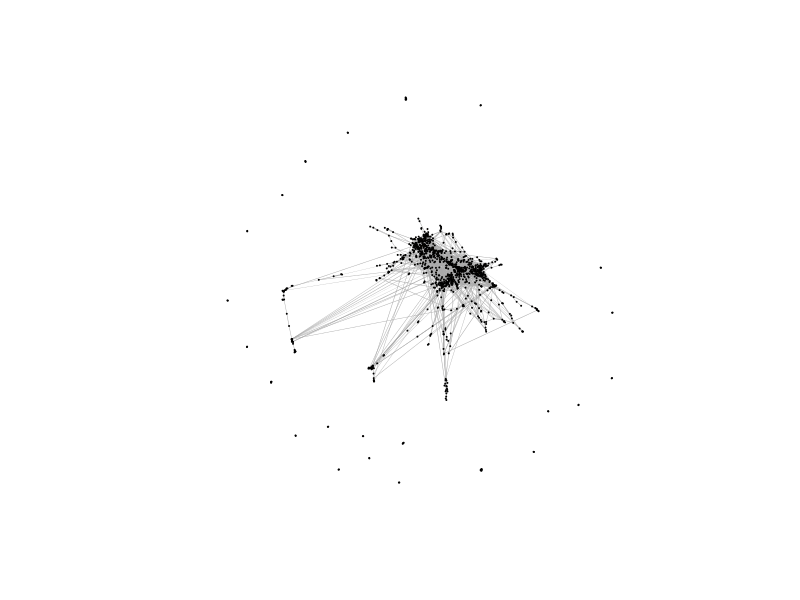

Source code (R): (Note: this script raises an error after producing the figure.)
## ---- chunk 1
library(knitr)
library(igraph)
opts_chunk$set(fig.path = "figs/")

# read data
d <- read.csv("edges.csv")
g <- graph.data.frame(d, directed = FALSE)
g <- simplify(g)
b <- read.csv("birthdates.csv")
V(g)$birthdate = as.character(b$birthdate[match(V(g)$name, b$ident)])
l <- read.csv("labels.csv")
V(g)$name = as.character(l$name[match(V(g)$name, l$ident)])
V(g)$label.cex <- 0.5

# define group membership
movement <- c("Larkin, Philip", "Wain, John", "Jennings, Elizabeth", "Davie, Donald", "Enright, D. J.", "Gunn, Thom(son) William", "Holloway, John", "Conquest, (George) Robert (Ackworth)", "Amis, Kingsley")
new_york_school <- c("O'Hara, Frank", "Ashbery, John", "Koch, Kenneth", "Guest, Barbara", "Elmslie, Kenward", "Mathews, Harry", "Schuyler, James", "Berkson, Bill", "Berrigan, Ted", "Padgett, Ron", "Coolidge, Clark", "Harwood, Lee", "Ceravalo, Joseph", "Mayer, Bernadette")
cambridge_school <- c("Prynne, J. H. (Jeremy Halvard)", "James, John", "Mulford, Wendy", "Oliver, Douglas", "Riley, Peter", "Crozier, Andrew", "Forrest-Thomson, Veronica", "Milne, Drew", "Riley, Denise", "Riley, John", "Haslam, Michael", "Lopez, Tony", "Wilkinson, John")
black_mountain <- c("Olson, Charles", "Creeley, Robert", "Duncan, Robert", "Dorn, Edward", "Oppenheimer, Joel", "Wieners, John", "Williams, Jonathan", "Blackburn, Paul", "Eigner, Larry", "Levertov, Denise")
language <- c("Andrews, Bruce", "Bernstein, Charles", "Hejinian, Lyn", "Watten, Barrett", "Silliman, Ron", "Harryman, Carla")

# general community detection algorithm
algo <- function(graph, cutoff, algorithm, step_limit, lower_limit) {
    wei <- delete.edges(graph, which(E(graph)$weight < cutoff))
    wei <- delete.vertices(wei, which(degree(wei) < 1))
    if (algorithm == "*Walktrap*") {
        com <- walktrap.community(wei, weights = E(wei)$weight, steps = step_limit)
    } else if (algorithm == "*Edge Betweenness*") {
        com <- edge.betweenness.community(wei, weights = E(wei)$weight)
    } else if (algorithm == "*Fast Greedy*") { 
        com <- fastgreedy.community(wei, weights = E(wei)$weight)
    } else if (algorithm == "*Label Propagation*") {
        com <- label.propagation.community(wei, weights = E(wei)$weight)
    } else if (algorithm == "*Spinglass*") {
        com <- spinglass.community(wei, weights = E(wei)$weight, spins = 25)
    }
    communities <- delete.edges(wei, E(wei)[crossing(com, wei)])
    communities <- delete.vertices(communities, which(degree(communities) < 2))
    clus <- clusters(communities)
    communities <- delete.vertices(communities, which(clus$membership %in% which(clus$csize < lower_limit)))
    return(communities)
}

# scoring function
test <- function(group, graph) {
    clus <- clusters(graph)
    intersects <- numeric(length(clus$membership))
    diffs <- numeric(length(clus$membership))
    for (i in clus$membership){
        guess <- V(graph)[clus$membership == i]$name 
        intersects[i] <- length(intersect(group, guess))
        if (length(guess) <= intersects[i]) {
            diffs[i] <- 0 
        } else {
            diffs[i] <- length(guess) - intersects[i]
        }
    }
    score <- NULL
    score$hits <- max(intersects)
    score$size <- length(group)
    score$misses <- as.integer(diffs[which.max(intersects)])
    score$score <- round(score$hits / (score$size + score$misses), digits = 2)
    return(score)
}

# multiple scoring function for optimisation tables (hacky)
bulk_test <- function(graph, cutoff, algorithm) {
    communities <- algo(graph, cutoff, algorithm, step_limit, lower_limit)
    results <- c(cutoff, test(movement, communities)$score, test(new_york_school, communities)$score, test(cambridge_school, communities)$score, test(black_mountain, communities)$score, test(language, communities)$score)
    scores <- results[-1]
    average <- round(Reduce("+",scores)/length(scores), digits = 2)
    results[[length(results)+1]] <- average
    return(results)
}

# optimisation table function (ditto)
optimise <- function(algorithm) {
    table <- do.call(rbind, list(bulk_test(chr, 0.6, algorithm), bulk_test(chr, 0.65, algorithm), bulk_test(chr, 0.7, algorithm), bulk_test(chr, 0.75, algorithm), bulk_test(chr, 0.8, algorithm), bulk_test(chr, 0.85, algorithm), bulk_test(chr, 0.9, algorithm), bulk_test(chr, 0.95, algorithm)))
    return(kable(table, align = "c", col.names = c("Weight cutoff", "*Mov.*", "*N.Y. Sch.*", "*Cam. Sch.*", "*Bl. Mntn.*", "*Lang. Po.*", "Average"), caption = paste("Scores for ", algorithm, " with various weight cutoffs")))
}
## ---- chunk 2
plot(g, layout = layout.drl, vertex.label = NA, vertex.size = 0.01, edge.width = E(g)$weight / 2)
## ---- chunk 3
chr <- induced.subgraph(graph = g, vids = which(as.integer(V(g)$birthdate) >= start_date & as.integer(V(g)$birthdate) <= end_date))
clus <- clusters(chr)
main <- max(lengths(clus)) / 2
chr <- delete.vertices(chr, which(clus$membership %in% which(clus$csize < main)))
wei <- delete.edges(chr, which(E(chr)$weight < cutoff))
wei <- delete.vertices(wei, which(degree(wei) < 1))
plot(wei, layout = layout.fruchterman.reingold, vertex.size = 0.01, edge.width = E(wei)$weight)
## ---- chunk 4
wtl <- algo(chr, cutoff, "*Walktrap*", step_limit, lower_limit)
mov$wtl <- test(movement, wtl)
ny$wtl <- test(new_york_school, wtl)
cam$wtl <- test(cambridge_school, wtl)
bm$wtl <- test(black_mountain, wtl)
lp$wtl <- test(language, wtl)
plot(wtl, layout=layout.fruchterman.reingold, vertex.size=0.01, edge.width = E(wei)$weight)
## ---- chunk 5
wtt <- algo(chr, cutoff, "*Walktrap*", step_limit, lower_limit)
mov$wtt <- test(movement, wtt)
ny$wtt <- test(new_york_school, wtt)
cam$wtt <- test(cambridge_school, wtt)
bm$wtt <- test(black_mountain, wtt)
lp$wtt <- test(language, wtt)
plot(wtt, layout=layout.fruchterman.reingold, vertex.size=0.01, edge.width = E(wei)$weight)
## ---- chunk 6
optimise("*Walktrap*")
#optimise("*Fast Greedy*")
#optimise("*Edge Betweenness*")
#optimise("*Label Propagation*")
#optimise("*Spinglass*")
